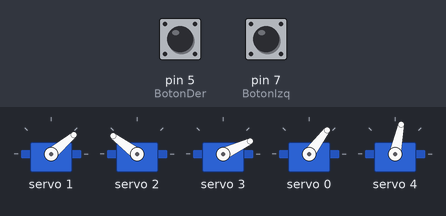
Simulated run of this sketch. Board: Arduino Uno, built with avr-gcc and run on an emulated ATmega328P. Shown: 5 × servo. The test bench sets the inputs (shaded band); at power-on: pin 5 (BotonDer) HIGH, pin 7 (BotonIzq) HIGH.

Above: at 1.2 s.
1.3 s: pin 5 (BotonDer) pulled LOW for 0.15 s
At 3.7 s:
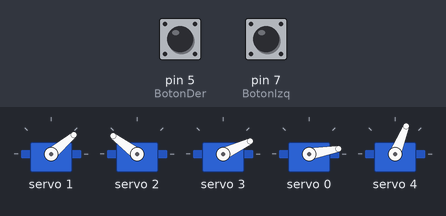
4.4 s: pin 7 (BotonIzq) pulled LOW for 3.2 s
At 10.4 s:
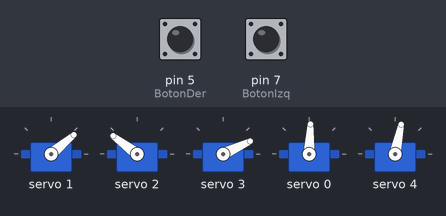
12.1 s: pin 5 (BotonDer) pulled LOW for 1 s
At 15.9 s:
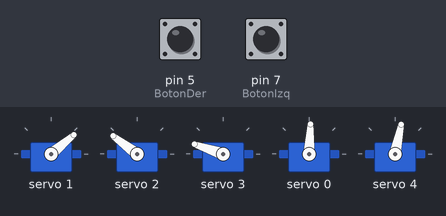
16.1 s: pin 5 (BotonDer) pulled LOW for 3.2 s
At 23.0 s:
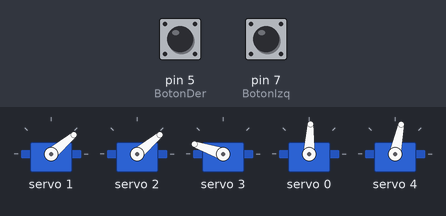
Timing chart, 0 to 23.3 s (numbered marks = the images above; inputs shaded):
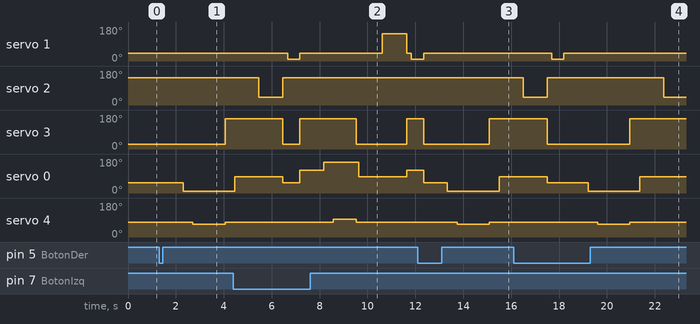

Measured:
- after the input at 1.3 s, servo 3: 25° → 161° after 2.8 s; servo 0: 53° → 10° after 1.0 s; servo 4: 78° → 68° after 1.4 s, → 78° 1.4 s later
- after the input at 4.4 s, servo 4: 78° → 95° after 4.2 s, → 78° 0.95 s later
- after the input at 12.1 s, servo 3: 161° → 25° after 0.24 s, → 161° 2.8 s later; servo 0: 121° → 53° after 0.24 s, → 10° 1.0 s later, → 87° 2.2 s later; servo 4: 78° → 68° after 1.6 s, → 78° 1.4 s later
- after the input at 16.1 s, servo 4: 78° → 68° after 3.5 s, → 78° 1.4 s later

The sketch:

Pasa_Paginas.ino
```cpp
// (licence header left out)
//Pines
#define SFrontal 0
#define SDerecha 1
#define SIzquierda 2
#define SPasador 3
#define SRueda 4
#define BotonDer 5
#define BotonIzq 7

//Calibración del angulo 0 (Servos verticales y horizontales)
//#define DebugOffset
#define SFrontal0 90
#define SDerecha0 85
#define SIzquierda0 105
#define SPasador0 97

//Amplitud de movimiento servos (Movimiento total el doble del indicado)
#define SFrontal1 90 //Rango de apoyo de la rueda
#define SFrontal2 40 //Rango de preparación
#define SDerecha1 70 //Rango de sujeccin de la pagina derecha
#define SIzquierda1 70 //Rango de sujeccion de la pagina izquierda
#define SPasador1 80 //Rango del pasador
#define VelocidadRueda 20 //Velocidad entre 0 y 100 de la rueda
#define TiempoRuedaDER 1350
#define TiempoRuedaIZQ 950

//Ancho de señal PWM para controlar servos
//Servo angulo
#define SERVOMIN  160 // Anchura minima de señal PWM
#define SERVOMAX  550 // Anchura maxima de señal PWM
//Servo rotacion continua
#define SERVOCW  200 // velocidad maxima sentido horario
#define SERVOCCW 550 // velocidad maxima antihoraria
#define SERVOCERO 331 //Parado

#include <Wire.h>
#include <Adafruit_PWMServoDriver.h>
Adafruit_PWMServoDriver pwm = Adafruit_PWMServoDriver(); //Direccion 0x40

void setup() {
  //Serial.begin(9600);
  pinMode(BotonDer, INPUT_PULLUP);
  pinMode(BotonIzq, INPUT_PULLUP);

  pwm.begin();
  pwm.setPWMFreq(60);  //Frecuencia de 60Hz en servos analógicos
  delay(10);
  StopDER();
}

///////////////////////////////////
///////////////LOOP//////////////
///////////////////////////////////

void loop() {

  //MODO DEBUG
#ifdef DebugOffset
  SetServo(SDerecha, SDerecha0);
  SetServo(SIzquierda, SIzquierda0);
  SetServo(SPasador, SPasador0);
  SetServo(SFrontal, SFrontal0);
  SetVelocidad(SRueda, 0);
#else

  //PROGRAMA PRINCIPAL
  if (digitalRead(BotonIzq) == 0) {
    MovIzq();
  }
  if (digitalRead(BotonDer) == 0) {
    MovDer();
  }
#endif

}
///////////////////////////////////
///////////////////////////////////
///////////////////////////////////

void MovIzq() {
  StopIZQ();
  delay(1000);
  SetServo(SFrontal, SFrontal0 + SFrontal1);
  delay(400);
  SetVelocidad(SRueda, -VelocidadRueda);
  delay(TiempoRuedaIZQ);
  SetVelocidad(SRueda, 0);
  SetServo(SPasador, SPasador0 - SPasador1);
  delay(100);
  SetServo(SFrontal, SFrontal0);
  delay(1000);
  SetServo(SDerecha, SDerecha0 + SDerecha1);
  delay(1000);
  StopIZQ();
  delay(200);
  SetServo(SDerecha, 0);
  delay(500);
  StopIZQ();
}

void MovDer() {
  StopDER();
  delay(1000);
  SetServo(SFrontal, SFrontal0 - SFrontal1);
  delay(400);
  SetVelocidad(SRueda, VelocidadRueda);
  delay(TiempoRuedaDER);
  SetVelocidad(SRueda, 0);
  SetServo(SPasador, SPasador0 + SPasador1);
  delay(400);
  SetServo(SFrontal, SFrontal0);
  delay(1000);
  SetServo(SIzquierda, SIzquierda0 - SIzquierda1);
  delay(1000);
  StopDER();
  delay(200);
  SetServo(SDerecha, 0);
  delay(500);
  StopDER();
}

void StopDER() {
  SetServo(SDerecha, SDerecha0 - SDerecha1 + 20);
  SetServo(SIzquierda, SIzquierda0 + SIzquierda1 - 20);
  SetServo(SPasador, SPasador0 - SPasador1);
  SetServo(SFrontal, SFrontal0 - SFrontal2);
  SetVelocidad(SRueda, 0);
}

void StopIZQ() {
  SetServo(SDerecha, SDerecha0 - SDerecha1 + 20);
  SetServo(SIzquierda, SIzquierda0 + SIzquierda1 - 20);
  SetServo(SPasador, SPasador0 + SPasador1);
  SetServo(SFrontal, SFrontal0 + SFrontal2);
  SetVelocidad(SRueda, 0);
}

//Servo 0 - 180º
void SetServo(byte servo, int angulo) {
  angulo = constrain(angulo, 0, 180);
  pwm.setPWM(servo, 0, map(angulo, 0, 180, SERVOMIN, SERVOMAX));
}

//Servo de rotación continua
void SetVelocidad(byte servo, int velocidad) {
  velocidad = constrain(velocidad, -100, 100);
  if (velocidad < 0) pwm.setPWM(servo, 0, map(velocidad, -100, 0, SERVOCCW, SERVOCERO));
  else pwm.setPWM(servo, 0, map(velocidad, 0, 100, SERVOCERO, SERVOCW));
}
```
